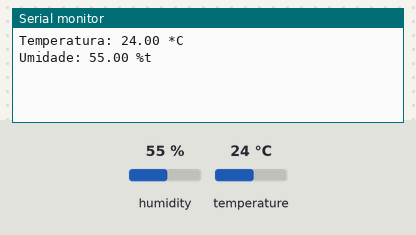
Simulated run of this sketch. Board: ESP8266 (NodeMCU). Shown: the last lines printed to the serial monitor. The inputs (shaded band) are chosen by the test bench; at power-on: humidity 55 %, temperature 24 °C.

Above: at 2.2 s.
2.3 s: humidity set to 22 %
At 6.0 s:
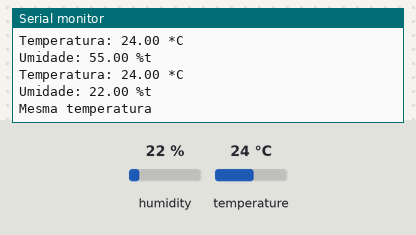
8.3 s: temperature set to 12 °C
At 9.6 s:
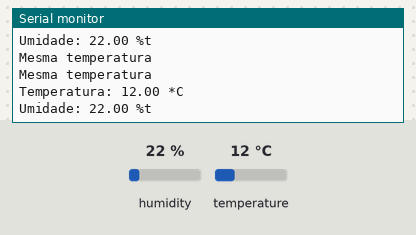
11.0 s: humidity set to 40 %
At 12.0 s:
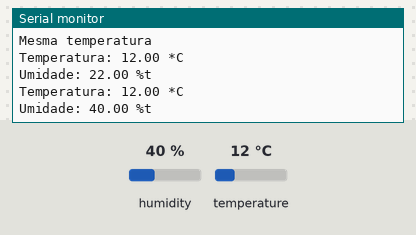
Timing chart, 0 to 14.0 s (numbered marks = the images above; inputs shaded):
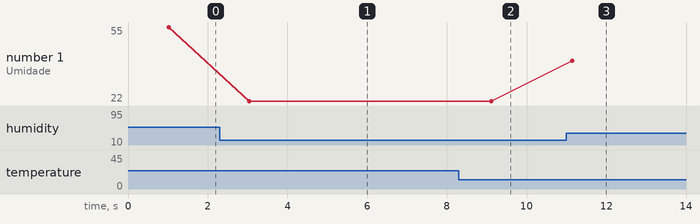

Measured:
- after the input at 2.3 s, the serial monitor: prints a new line after 0.75 s (image 1)
- after the input at 8.3 s, the serial monitor: prints a new line after 0.82 s (image 2)
- after the input at 11.0 s, the serial monitor: prints a new line after 0.14 s (image 3)
- plotted number 1: 55 → 22 after the input at 2.3 s, 22 → 40 after the input at 11.0 s

The sketch:

dht11reads.ino
```cpp
#include <DHT.h>
#include <DHT_U.h>

DHT dht(D1, DHT11); // DHT module pin
int last_temp = 0, last_humidity = 0;

void setup() {
  // put your setup code here, to run once:
  delay(1000);
  Serial.begin(115200);
  dht.begin();

}

void loop() {
  // put your main code here, to run repeatedly:
  float h = dht.readHumidity(); // A leitura da temperatura e umidade pode levar 250ms!
  float t = dht.readTemperature(); // O atraso do sensor pode chegar a 2 segundos.

  if (isnan(t) || isnan(h)) // testa se retorno é valido, caso contrário algo está errado.
  {
    Serial.println("Failed to read from DHT");
  }
  else
  {
    if (last_temp != t || last_humidity != h){
      Serial.print("Temperatura: ");
      Serial.print(t);
      Serial.println(" *C");
      Serial.print("Umidade: ");
      Serial.print(h);
      Serial.print(" %t \n");
      last_temp = t;
      last_humidity = h;
    }
    else
    {
      Serial.print("Mesma temperatura \n");
    }
  }

  delay(2000);
}
```
